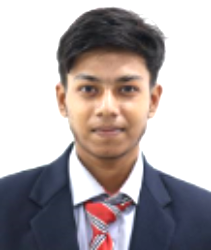
#> input picture me_source.png, 211 x 250 px
$ python dotify.py ../me_source.png
#> lines starting #> are read from the running program, lines starting #| are printed output that depends on the picture
#!/usr/bin/env python3
"""
dotify.py — turn a photo into a dot-matrix SVG portrait.

Samples the image down to a grid of cells and draws one circle per cell,
sized by how bright that patch of the photo is. Supports colour output
(a single theme-agnostic SVG) or a green monochrome pair (-dark/-light,
matching the GitHub contribution-graph green) meant to sit inside a
<picture> block.

Usage:
    python scripts/dotify.py me.jpg -o assets/portrait --cols 100 --equalize --detail 0.5 --color
"""
import argparse
import math
import sys
from pathlib import Path

from PIL import Image, ImageOps, ImageFilter


def parse_args():
    p = argparse.ArgumentParser(description="Convert a photo into a dot-matrix SVG portrait.")
    p.add_argument("image", help="Path to the source photo")
    p.add_argument("-o", "--out", default="assets/portrait", help="Output path prefix (no extension)")
    p.add_argument("--cols", type=int, default=88, help="Dots across (quality/size dial)")
    p.add_argument("--equalize", action="store_true", help="Histogram-equalize brightness before sampling")
    p.add_argument("--detail", type=float, default=0.0, help="Local-contrast boost, 0-1ish")
    p.add_argument("--color", action="store_true", help="Keep original colours (writes one file, no dark/light pair)")
    p.add_argument("--invert", action="store_true", help="Invert brightness (dark subject, light background)")
    p.add_argument("--circle", action="store_true", help="Mask output to a feathered circle")
    p.add_argument("--square", action="store_true", help="Crop to 1:1 before sampling")
    p.add_argument("--focus", default="0.5,0.5", help="Crop focus point as 'x,y' fractions, used with --square")
    p.add_argument("--mode", choices=["dots", "binary", "ascii", "braille"], default="dots")
    p.add_argument("--animate", action="store_true", help="Add a shimmer sweep animation (monochrome only)")
    p.add_argument("--reveal", action="store_true", help="Add a row-by-row reveal animation on load")
    p.add_argument("--reveal-time", type=float, default=2.5, help="Total reveal sweep duration, seconds")
    p.add_argument("--reveal-fade", type=float, default=0.45, help="Per-row fade-in duration, seconds")
    p.add_argument("--reveal-dir", choices=["down", "up"], default="down")
    p.add_argument("--accent", default="#39D353", help="Accent colour for the monochrome mode")
    return p.parse_args()


def load_and_prepare(path, square, focus):
    img = Image.open(path)
    # Respect an alpha channel as a subject mask if present, and use it to
    # crop out flat background before measuring brightness.
    has_alpha = img.mode in ("RGBA", "LA") or (img.mode == "P" and "transparency" in img.info)
    img = img.convert("RGBA") if has_alpha else img.convert("RGB")

    if square:
        w, h = img.size
        side = min(w, h)
        fx, fy = (float(v) for v in focus.split(","))
        cx, cy = int(w * fx), int(h * fy)
        left = max(0, min(w - side, cx - side // 2))
        top = max(0, min(h - side, cy - side // 2))
        img = img.crop((left, top, left + side, top + side))

    return img, has_alpha


def brightness_grid(img, has_alpha, cols, equalize, detail):
    w, h = img.size
    rows = max(1, round(cols * h / w))

    gray = img.convert("L") if img.mode != "RGBA" else img.convert("RGBA").split()[0:3]
    if img.mode == "RGBA":
        rgb = Image.merge("RGB", img.split()[:3])
        gray = rgb.convert("L")
        alpha = img.split()[3]
    else:
        gray = img.convert("L")
        alpha = None

    if has_alpha and alpha is not None:
        # Flatten to white where fully transparent so background doesn't
        # pollute the histogram-equalization step.
        bg = Image.new("L", gray.size, 255)
        mask = alpha.point(lambda a: 255 if a < 8 else 0)
        gray = Image.composite(bg, gray, mask)

    if equalize:
        gray = ImageOps.equalize(gray)

    if detail > 0:
        blurred = gray.filter(ImageFilter.GaussianBlur(radius=max(1, gray.size[0] // 60)))
        g_px = gray.load()
        b_px = blurred.load()
        out = Image.new("L", gray.size)
        o_px = out.load()
        for y in range(gray.size[1]):
            for x in range(gray.size[0]):
                v = g_px[x, y] + detail * (g_px[x, y] - b_px[x, y])
                o_px[x, y] = max(0, min(255, int(v)))
        gray = out

    small = gray.resize((cols, rows), Image.LANCZOS)
    small_alpha = alpha.resize((cols, rows), Image.LANCZOS) if (has_alpha and alpha is not None) else None

    if img.mode == "RGBA" and has_alpha:
        rgb_small = Image.merge("RGB", img.split()[:3]).resize((cols, rows), Image.LANCZOS)
    else:
        rgb_small = img.convert("RGB").resize((cols, rows), Image.LANCZOS)

    return small, rgb_small, small_alpha, cols, rows


def build_svg(bright, rgb, alpha, cols, rows, color, invert, circle, animate, reveal,
              reveal_time, reveal_fade, reveal_dir, accent, cell=10):
    W, H = cols * cell, rows * cell
    b_px = bright.load()
    rgb_px = rgb.load()
    a_px = alpha.load() if alpha is not None else None

    parts = [f'<svg xmlns="http://www.w3.org/2000/svg" viewBox="0 0 {W} {H}" width="{W}" height="{H}">']
    parts.append("<style>")
    if reveal:
        parts.append(f".row{{opacity:0;animation:fadeIn {reveal_fade}s ease forwards;}}")
    if animate:
        parts.append(
            "@keyframes shimmer{0%{opacity:.35}50%{opacity:1}100%{opacity:.35}}"
            ".dot{animation:shimmer 3.2s ease-in-out infinite;}"
        )
    parts.append("@keyframes fadeIn{to{opacity:1}}")
    parts.append("</style>")

    if circle:
        cx, cy, r = W / 2, H / 2, min(W, H) / 2 * 0.98
        parts.append(f'<defs><clipPath id="circleClip"><circle cx="{cx}" cy="{cy}" r="{r}"/></clipPath></defs>')
        parts.append('<g clip-path="url(#circleClip)">')

    total_delay_span = reveal_time
    for ry in range(rows):
        row_group_attrs = ""
        if reveal:
            frac = ry / max(1, rows - 1)
            if reveal_dir == "up":
                frac = 1 - frac
            delay = frac * (total_delay_span - reveal_fade)
            row_group_attrs = f' class="row" style="animation-delay:{delay:.2f}s"'
        parts.append(f"<g{row_group_attrs}>")
        for rx in range(cols):
            v = b_px[rx, ry] / 255.0
            if invert:
                v = 1 - v
            # brighter pixel -> smaller dot (background), darker/mid -> bigger dot (subject detail)
            size_frac = 1 - v
            if a_px is not None and a_px[rx, ry] < 10:
                continue
            radius = (cell / 2) * 0.92 * max(0.06, min(1.0, size_frac))
            if radius < 0.35:
                continue
            cxp = rx * cell + cell / 2
            cyp = ry * cell + cell / 2
            if color:
                r, g, b = rgb_px[rx, ry]
                fill = f"rgb({r},{g},{b})"
            else:
                fill = accent
            cls = ' class="dot"' if animate else ""
            parts.append(f'<circle{cls} cx="{cxp:.1f}" cy="{cyp:.1f}" r="{radius:.2f}" fill="{fill}"/>')
        parts.append("</g>")

    if circle:
        parts.append("</g>")
    parts.append("</svg>")
    return "\n".join(parts)


def write_text_mode(bright, cols, rows, mode, out_prefix):
    b_px = bright.load()
    chars_ascii = " .:-=+*#%@"
    lines = []
    for ry in range(rows):
        line = []
        for rx in range(cols):
            v = b_px[rx, ry] / 255.0
            if mode == "binary":
                line.append("0" if v > 0.5 else "1")
            elif mode == "ascii":
                idx = int((1 - v) * (len(chars_ascii) - 1))
                line.append(chars_ascii[idx])
            elif mode == "braille":
                line.append("⣿" if v < 0.5 else "⠂")
        lines.append("".join(line))
    Path(f"{out_prefix}.txt").write_text("\n".join(lines), encoding="utf-8")
    print(f"wrote {out_prefix}.txt")


def main():
    args = parse_args()
    out_prefix = args.out
    Path(out_prefix).parent.mkdir(parents=True, exist_ok=True)

    img, has_alpha = load_and_prepare(args.image, args.square, args.focus)
#> in load_and_prepare, img is the input picture: PIL image 211x250 RGBA; mean R, G, B, A 175.1, 166.7, 167.7, 255
#> in load_and_prepare, `has_alpha = img.mode in ("RGBA", "LA") or (img.mode == "P" and "transp..`: has_alpha = True
#> has_alpha = True
    bright, rgb, alpha, cols, rows = brightness_grid(img, has_alpha, args.cols, args.equalize, args.detail)
#> in brightness_grid, `gray = rgb.convert("L")`:
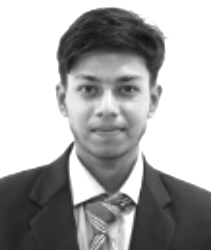
#> gray: PIL image 211x250 L; min 19, max 255, mean 169.3
#> in brightness_grid, `alpha = img.split()[3]`: alpha: PIL image 211x250 L; every value is 255
#> in brightness_grid, `mask = alpha.point(lambda a: 255 if a < 8 else 0)`: mask: PIL image 211x250 L; every value is 0
#> in brightness_grid, `small = gray.resize((cols, rows), Image.LANCZOS)`:
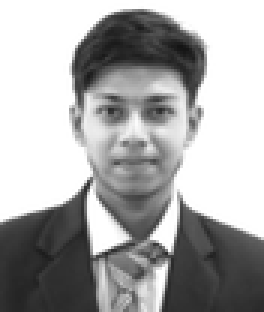
#> small: PIL image 88x104 L (shown 3 times larger); min 20, max 255, mean 169.2
#> in brightness_grid, `small_alpha = alpha.resize((cols, rows), Image.LANCZOS) if (has_alpha ..`: small_alpha: PIL image 88x104 L; every value is 255
#> in brightness_grid, `rgb_small = Image.merge("RGB", img.split()[:3]).resize((cols, rows), I..`:
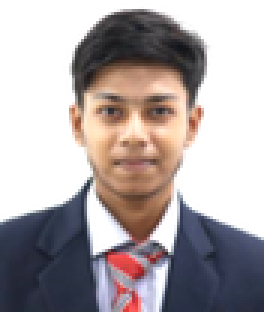
#> rgb_small: PIL image 88x104 RGB (shown 3 times larger); mean R, G, B 175, 166.5, 167.6
#> cols = 88; rows = 104

    if args.mode != "dots":
        write_text_mode(bright, cols, rows, args.mode, out_prefix)
        return

    if args.color:
        svg = build_svg(bright, rgb, alpha, cols, rows, True, args.invert, args.circle,
                         args.animate, args.reveal, args.reveal_time, args.reveal_fade,
                         args.reveal_dir, args.accent)
        path = f"{out_prefix}.svg"
        Path(path).write_text(svg, encoding="utf-8")
        print(f"wrote {path}  ({cols}x{rows} dots)")
    else:
        for theme, accent in (("dark", args.accent), ("light", args.accent)):
            svg = build_svg(bright, rgb, alpha, cols, rows, False, args.invert, args.circle,
                             args.animate, args.reveal, args.reveal_time, args.reveal_fade,
                             args.reveal_dir, accent)
            path = f"{out_prefix}-{theme}.svg"
            Path(path).write_text(svg, encoding="utf-8")
            print(f"wrote {path}  ({cols}x{rows} dots)")
#> this loop made 2 passes
#> (W in build_svg, H in build_svg) on passes 1 to 2: (880, 1040), (880, 1040)
#| wrote assets/portrait-dark.svg  (88x104 dots)
#| wrote assets/portrait-light.svg  (88x104 dots)


if __name__ == "__main__":
    main()
